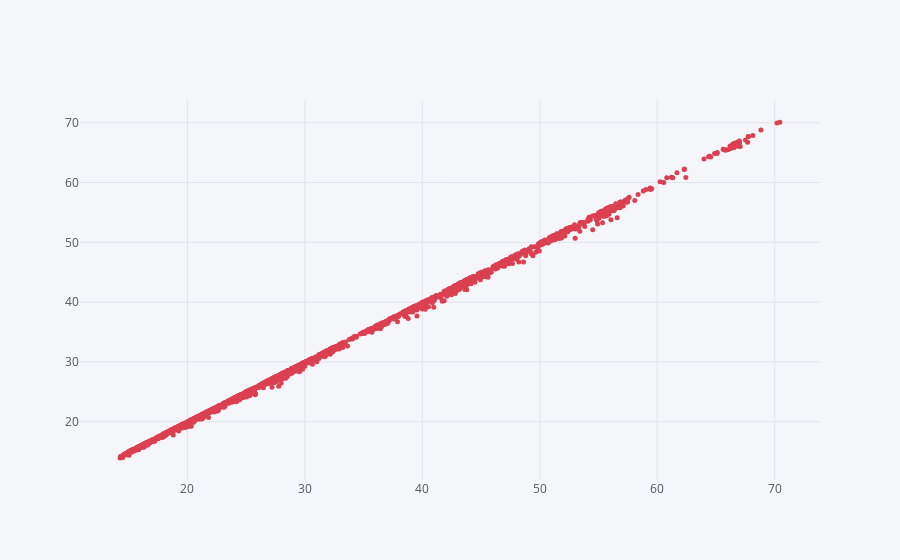

The code cell stored with this chart in its notebook:
### Code cell
df.iplot(kind='scatter',x='High',y='Close',mode='markers',size=5,color='red')

### Figure 1 — Plotly figure (JSON) as saved in the notebook; plotly's stock layout.template omitted (floating-point values rounded to 4 significant figures; data arrays with more than 128 entries replaced by an {"elided": "..."} marker saying what was removed)
{"data": [{"line": {"color": "rgba(219, 64, 82, 1.0)", "dash": "solid", "shape": "linear", "width": 1.3}, "marker": {"size": 5, "symbol": "circle"}, "mode": "markers", "name": "Close", "text": "", "type": "scatter", "x": {"elided": "2003 float values"}, "y": {"elided": "2003 float values"}}], "layout": {"legend": {"bgcolor": "#F5F6F9", "font": {"color": "#4D5663"}}, "paper_bgcolor": "#F5F6F9", "plot_bgcolor": "#F5F6F9", "title": {"font": {"color": "#4D5663"}}, "xaxis": {"gridcolor": "#E1E5ED", "showgrid": true, "tickfont": {"color": "#4D5663"}, "title": {"font": {"color": "#4D5663"}, "text": ""}, "zerolinecolor": "#E1E5ED"}, "yaxis": {"gridcolor": "#E1E5ED", "showgrid": true, "tickfont": {"color": "#4D5663"}, "title": {"font": {"color": "#4D5663"}, "text": ""}, "zerolinecolor": "#E1E5ED"}}}
